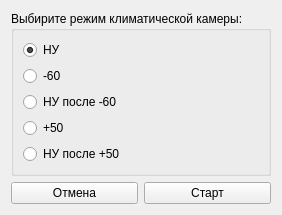
<?xml version="1.0" encoding="UTF-8"?>
<ui version="4.0">
 <class>Page4_StartEtapCamber</class>
 <widget class="QWidget" name="Page4_StartEtapCamber">
  <property name="geometry">
   <rect>
    <x>0</x>
    <y>0</y>
    <width>247</width>
    <height>189</height>
   </rect>
  </property>
  <property name="windowTitle">
   <string>Климатический режим камеры</string>
  </property>
  <layout class="QGridLayout" name="gridLayout">
   <item row="1" column="0">
    <widget class="QPushButton" name="pushButton">
     <property name="text">
      <string>Отмена</string>
     </property>
    </widget>
   </item>
   <item row="1" column="1">
    <widget class="QPushButton" name="pushButton_2">
     <property name="text">
      <string>Старт</string>
     </property>
    </widget>
   </item>
   <item row="0" column="0" colspan="2">
    <widget class="QGroupBox" name="groupBox">
     <property name="title">
      <string>Выбирите режим климатической камеры:</string>
     </property>
     <layout class="QVBoxLayout" name="verticalLayout">
      <item>
       <widget class="QRadioButton" name="radioButton">
        <property name="text">
         <string>НУ</string>
        </property>
        <property name="checked">
         <bool>true</bool>
        </property>
       </widget>
      </item>
      <item>
       <widget class="QRadioButton" name="radioButton_2">
        <property name="text">
         <string>-60</string>
        </property>
       </widget>
      </item>
      <item>
       <widget class="QRadioButton" name="radioButton_3">
        <property name="text">
         <string>НУ после -60</string>
        </property>
       </widget>
      </item>
      <item>
       <widget class="QRadioButton" name="radioButton_4">
        <property name="text">
         <string>+50</string>
        </property>
       </widget>
      </item>
      <item>
       <widget class="QRadioButton" name="radioButton_5">
        <property name="text">
         <string>НУ после +50</string>
        </property>
       </widget>
      </item>
     </layout>
    </widget>
   </item>
  </layout>
 </widget>
 <resources/>
 <connections/>
</ui>
